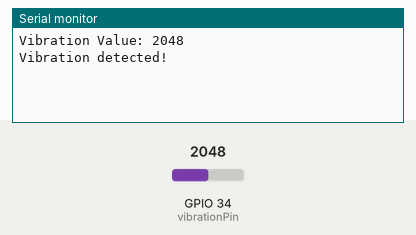
Bench run of a sketch on a simulated ESP32. On the bench: the last lines printed to the serial monitor. The inputs (shaded band) are chosen by the test bench; at power-on: GPIO 34 (vibrationPin) = 2048. WiFi joins after 1.5 s; servers stay silent unless stated.

Above: at 3.0 s.
3.1 s: GPIO 34 (vibrationPin) set to 2866
At 4.4 s:
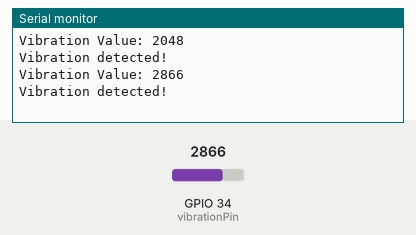
4.6 s: GPIO 34 (vibrationPin) set to 3603
At 5.6 s:
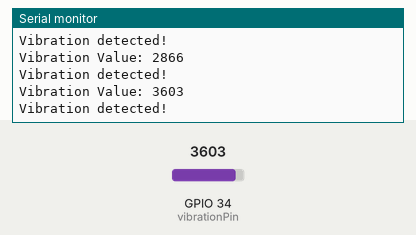
Timing chart, 0 to 7.6 s (numbered marks = the images above; inputs shaded):
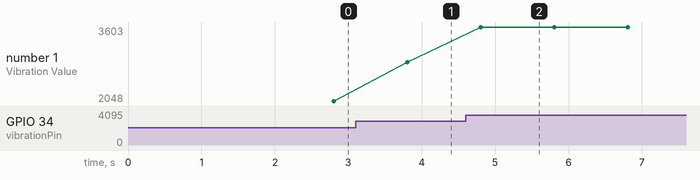

Measured:
- after the input at 3.1 s, the serial monitor: prints a new line after 0.70 s (image 1)
- after the input at 4.6 s, the serial monitor: prints a new line after 0.20 s (image 2)
- plotted number 1: 2048 → 2866 after the input at 3.1 s, 2866 → 3603 after the input at 4.6 s

The sketch:

earthquake-alert-system-using-esp32-blynk-iot.ino
```cpp
#define BLYNK_TEMPLATE_ID "TMPL3vRhDm3jP"
#define BLYNK_TEMPLATE_NAME "Earthquake Alert"
#define BLYNK_AUTH_TOKEN "cp0Hw0UmeW-paUDN0NTkf7kAsCGkrypDEnjekuM"

#define BLYNK_PRINT Serial
#include <BlynkSimpleEsp32.h>

// Blynk settings
char auth[] = BLYNK_AUTH_TOKEN;
char ssid[] = "WiFi Username";
char pass[] = "WiFi Password";

// Vibration sensor settings
const int vibrationPin = 34; // Use the appropriate analog pin on your ESP8266
const int threshold = 500;  // Adjust this threshold based on your sensor and environment

// Blynk Virtual Pins
#define VIRTUAL_PIN_VIBRATION  V1
// Timer settings
BlynkTimer timer;

// Function prototypes
void checkVibration();
void sendAlert();

void setup() {
  Serial.begin(115200);

  Blynk.begin(auth, ssid, pass);

  timer.setInterval(1000, checkVibration);
}

void loop() {
  Blynk.run();
  timer.run();
}

void checkVibration() {
  int vibrationValue = analogRead(vibrationPin);
   Serial.print("Vibration Value: ");
   Serial.println(vibrationValue);
  Blynk.virtualWrite(VIRTUAL_PIN_VIBRATION, vibrationValue);

  if (vibrationValue > threshold) {

    Serial.println("Vibration detected!");
    Blynk.logEvent("earthquake_alert","Earthquake Detected!");

  }
}
```
